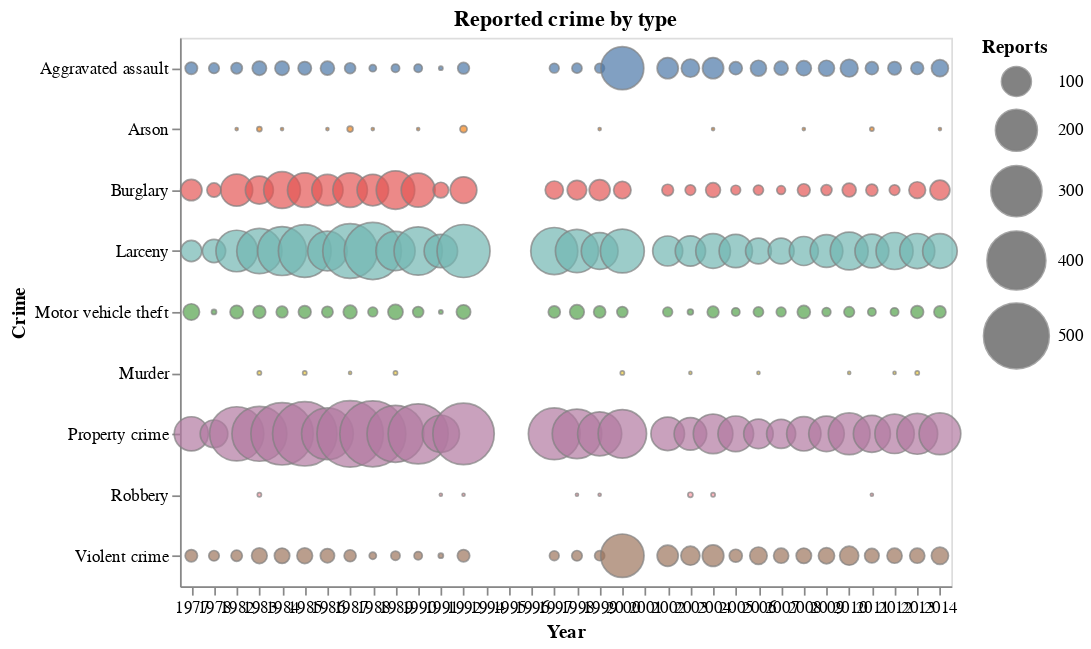

Notebook code for this chart:
### Code cell
alt.Chart(source, width=450, height=320).mark_circle(
    opacity=0.7,
    stroke='grey',
    strokeWidth=1
).encode(
    alt.X('year:O', axis=alt.Axis(labelAngle=0, title='Year')),
    alt.Y('Crime:N'),
    alt.Size('Number:Q',
        scale=alt.Scale(range=[0, 1500]), 
        legend=alt.Legend(title='Reports')
    ),
    alt.Color('Crime:N', legend=None)
).properties(
    title='Reported crime by type'
)

### Figure 1 — Vega-Lite specification as saved in the notebook (floating-point values rounded to 4 significant figures; data arrays with more than 128 entries replaced by an {"elided": "..."} marker saying what was removed)
{"$schema": "https://vega.github.io/schema/vega-lite/v2.6.0.json", "config": {"view": {"height": 300, "width": 400}}, "data": {"name": "data-efc378d7651bdd559fa8b12eb9512436"}, "datasets": {"data-efc378d7651bdd559fa8b12eb9512436": {"elided": "423 records"}}, "encoding": {"color": {"field": "Crime", "legend": null, "type": "nominal"}, "size": {"field": "Number", "legend": {"title": "Reports"}, "scale": {"range": [0, 1500]}, "type": "quantitative"}, "x": {"axis": {"labelAngle": 0, "title": "Year"}, "field": "year", "type": "ordinal"}, "y": {"field": "Crime", "type": "nominal"}}, "height": 320, "mark": {"opacity": 0.7, "stroke": "grey", "strokeWidth": 1, "type": "circle"}, "title": "Reported crime by type", "width": 450}
